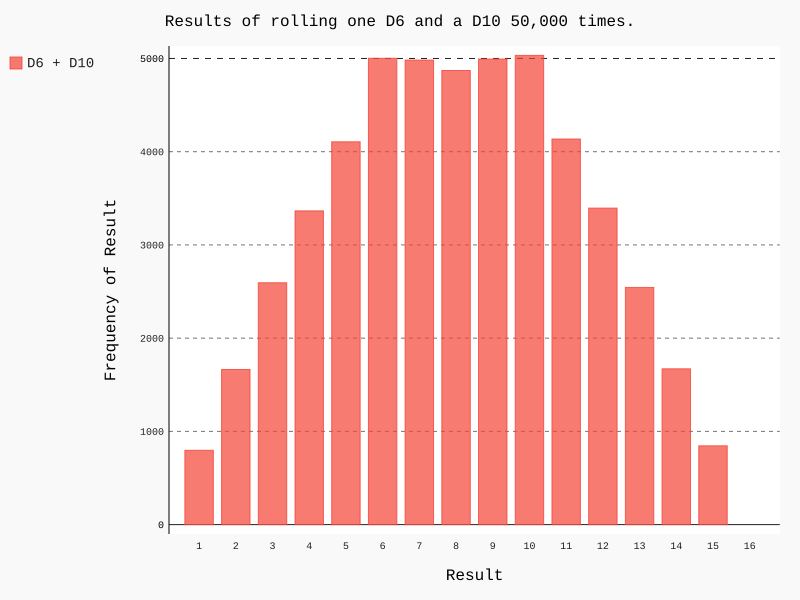

Python code for this plot:
import pygal

from die import Die

# Create a D6 and a D10
die_1 = Die()
die_2 = Die(10)

# Make some rolls, and store results in a list.
results = []
for roll_number in range(50000):
    result = die_1.roll() + die_2.roll();
    results.append(result)

# Analyze the results.
frequencies = []
max_result = die_1.num_sides + die_2.num_sides
for value in range(2, max_result+1):
    frequency = results.count(value)
    frequencies.append(frequency)

# Visualize the results.
hist = pygal.Bar()

hist.title = "Results of rolling one D6 and a D10 50,000 times."
hist.x_labels = ['1', '2', '3', '4', '5', '6', '7', '8', '9', '10', '11', '12',
                 '13', '14', '15', '16']
hist.x_title = "Result"
hist.y_title = "Frequency of Result"

hist.add('D6 + D10', frequencies)
hist.render_to_file('die_visual.svg')
